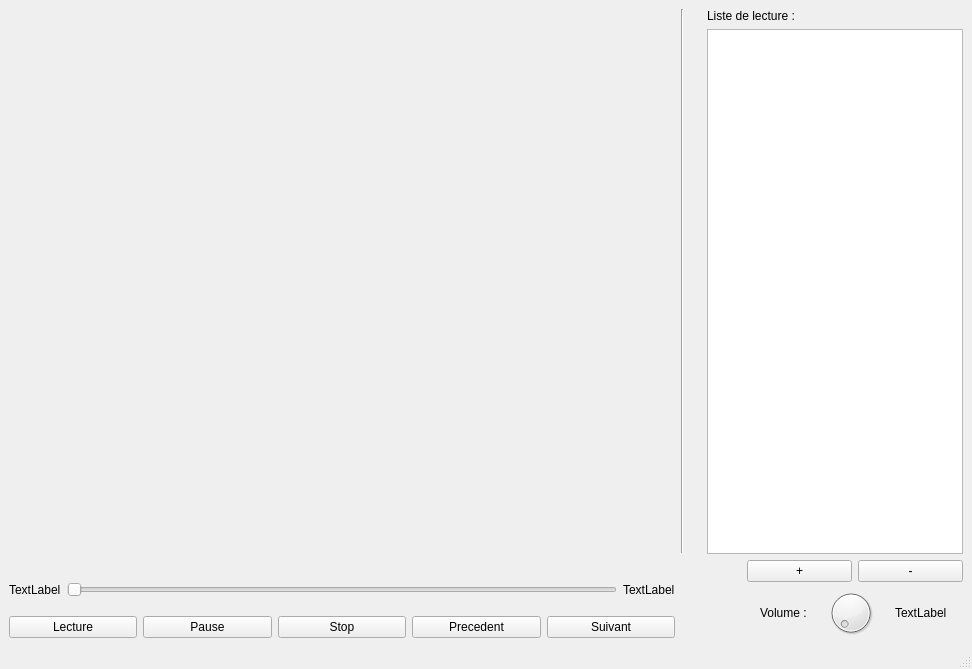
<?xml version="1.0" encoding="UTF-8"?>
<ui version="4.0">
 <class>MainWindow</class>
 <widget class="QMainWindow" name="MainWindow">
  <property name="geometry">
   <rect>
    <x>0</x>
    <y>0</y>
    <width>972</width>
    <height>669</height>
   </rect>
  </property>
  <property name="windowTitle">
   <string>MainWindow</string>
  </property>
  <widget class="QWidget" name="centralwidget">
   <layout class="QHBoxLayout" name="horizontalLayout_7">
    <item>
     <layout class="QVBoxLayout" name="verticalLayout_4">
      <item>
       <widget class="QWidget" name="videoWidget" native="true">
        <property name="sizePolicy">
         <sizepolicy hsizetype="Expanding" vsizetype="Expanding">
          <horstretch>0</horstretch>
          <verstretch>0</verstretch>
         </sizepolicy>
        </property>
       </widget>
      </item>
      <item>
       <layout class="QHBoxLayout" name="horizontalLayout_3">
        <item>
         <widget class="QLabel" name="TempsPasse">
          <property name="text">
           <string>TextLabel</string>
          </property>
         </widget>
        </item>
        <item>
         <widget class="QSlider" name="sTempsCourant">
          <property name="minimumSize">
           <size>
            <width>0</width>
            <height>40</height>
           </size>
          </property>
          <property name="orientation">
           <enum>Qt::Horizontal</enum>
          </property>
         </widget>
        </item>
        <item>
         <widget class="QLabel" name="TempsTotal">
          <property name="text">
           <string>TextLabel</string>
          </property>
         </widget>
        </item>
       </layout>
      </item>
      <item>
       <layout class="QHBoxLayout" name="horizontalLayout_2">
        <item>
         <widget class="QPushButton" name="pbLecture">
          <property name="text">
           <string>Lecture</string>
          </property>
         </widget>
        </item>
        <item>
         <widget class="QPushButton" name="pbPause">
          <property name="text">
           <string>Pause</string>
          </property>
         </widget>
        </item>
        <item>
         <widget class="QPushButton" name="pbStop">
          <property name="text">
           <string>Stop</string>
          </property>
         </widget>
        </item>
        <item>
         <widget class="QPushButton" name="pbPrec">
          <property name="text">
           <string>Precedent</string>
          </property>
         </widget>
        </item>
        <item>
         <widget class="QPushButton" name="pbSuiv">
          <property name="text">
           <string>Suivant</string>
          </property>
         </widget>
        </item>
       </layout>
      </item>
     </layout>
    </item>
    <item>
     <layout class="QVBoxLayout" name="verticalLayout_5">
      <item>
       <widget class="Line" name="line">
        <property name="sizePolicy">
         <sizepolicy hsizetype="Fixed" vsizetype="Expanding">
          <horstretch>0</horstretch>
          <verstretch>0</verstretch>
         </sizepolicy>
        </property>
        <property name="orientation">
         <enum>Qt::Vertical</enum>
        </property>
       </widget>
      </item>
      <item>
       <spacer name="verticalSpacer">
        <property name="orientation">
         <enum>Qt::Vertical</enum>
        </property>
        <property name="sizeType">
         <enum>QSizePolicy::Preferred</enum>
        </property>
        <property name="sizeHint" stdset="0">
         <size>
          <width>20</width>
          <height>85</height>
         </size>
        </property>
       </spacer>
      </item>
     </layout>
    </item>
    <item>
     <layout class="QVBoxLayout" name="verticalLayout_8">
      <item>
       <widget class="QLabel" name="label_5">
        <property name="text">
         <string>Liste de lecture :</string>
        </property>
       </widget>
      </item>
      <item>
       <widget class="QListWidget" name="listeLecture">
        <property name="sizePolicy">
         <sizepolicy hsizetype="Minimum" vsizetype="Expanding">
          <horstretch>0</horstretch>
          <verstretch>0</verstretch>
         </sizepolicy>
        </property>
       </widget>
      </item>
      <item>
       <layout class="QHBoxLayout" name="horizontalLayout_5">
        <item>
         <spacer name="horizontalSpacer">
          <property name="orientation">
           <enum>Qt::Horizontal</enum>
          </property>
          <property name="sizeType">
           <enum>QSizePolicy::Minimum</enum>
          </property>
          <property name="sizeHint" stdset="0">
           <size>
            <width>40</width>
            <height>20</height>
           </size>
          </property>
         </spacer>
        </item>
        <item>
         <widget class="QPushButton" name="pbAjouter">
          <property name="sizePolicy">
           <sizepolicy hsizetype="Preferred" vsizetype="Fixed">
            <horstretch>0</horstretch>
            <verstretch>0</verstretch>
           </sizepolicy>
          </property>
          <property name="text">
           <string>+</string>
          </property>
         </widget>
        </item>
        <item>
         <widget class="QPushButton" name="pbSupprimer">
          <property name="sizePolicy">
           <sizepolicy hsizetype="Preferred" vsizetype="Fixed">
            <horstretch>0</horstretch>
            <verstretch>0</verstretch>
           </sizepolicy>
          </property>
          <property name="text">
           <string>-</string>
          </property>
         </widget>
        </item>
       </layout>
      </item>
      <item>
       <layout class="QHBoxLayout" name="horizontalLayout_6">
        <item>
         <spacer name="horizontalSpacer_2">
          <property name="orientation">
           <enum>Qt::Horizontal</enum>
          </property>
          <property name="sizeType">
           <enum>QSizePolicy::Preferred</enum>
          </property>
          <property name="sizeHint" stdset="0">
           <size>
            <width>40</width>
            <height>20</height>
           </size>
          </property>
         </spacer>
        </item>
        <item>
         <widget class="QLabel" name="label_3">
          <property name="sizePolicy">
           <sizepolicy hsizetype="Maximum" vsizetype="Preferred">
            <horstretch>0</horstretch>
            <verstretch>0</verstretch>
           </sizepolicy>
          </property>
          <property name="text">
           <string>Volume :</string>
          </property>
         </widget>
        </item>
        <item>
         <widget class="QDial" name="dial">
          <property name="maximumSize">
           <size>
            <width>50</width>
            <height>50</height>
           </size>
          </property>
         </widget>
        </item>
        <item>
         <widget class="QLabel" name="Volume">
          <property name="sizePolicy">
           <sizepolicy hsizetype="Fixed" vsizetype="Preferred">
            <horstretch>0</horstretch>
            <verstretch>0</verstretch>
           </sizepolicy>
          </property>
          <property name="text">
           <string>TextLabel</string>
          </property>
         </widget>
        </item>
       </layout>
      </item>
     </layout>
    </item>
   </layout>
  </widget>
  <widget class="QMenuBar" name="menubar">
   <property name="geometry">
    <rect>
     <x>0</x>
     <y>0</y>
     <width>972</width>
     <height>21</height>
    </rect>
   </property>
  </widget>
  <widget class="QStatusBar" name="statusbar"/>
 </widget>
 <resources/>
 <connections/>
</ui>
